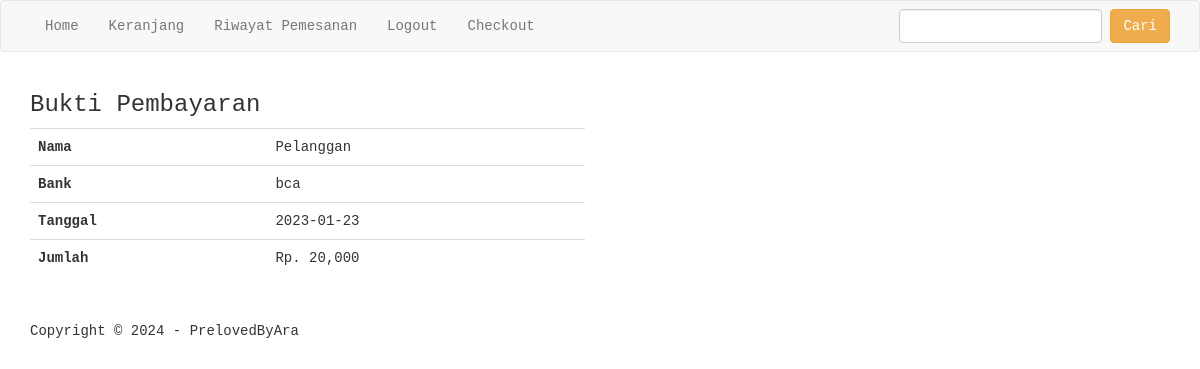
The page /lihat_pembayaran.php?id=27 (signed in) on the database its author committed.
### tables this page shows
CREATE TABLE `pembayaran` (
  `id_pembayaran` int(11) NOT NULL,
  `id_pembelian` int(11) NOT NULL,
  `nama` varchar(50) NOT NULL,
  `bank` varchar(15) NOT NULL,
  `jumlah` int(11) NOT NULL,
  `tanggal` date NOT NULL,
  `bukti` varchar(100) NOT NULL
);

CREATE TABLE `pemesanan` (
  `id_pembelian` int(11) NOT NULL,
  `id_pelanggan` int(11) NOT NULL,
  `id_ongkir` int(11) NOT NULL,
  `tanggal_pemesanan` date NOT NULL,
  `total_pemesanan` int(11) NOT NULL,
  `nama_kota` varchar(15) NOT NULL,
  `tarif` int(11) NOT NULL,
  `alamat_pengiriman` text NOT NULL,
  `status_pemesanan` varchar(50) NOT NULL DEFAULT 'pending'
);

### lihat_pembayaran.php (the view, shortened to what this page needs)
<?php
include 'koneksi.php';
$id_pembelian = $_GET["id"];
$ambil = $koneksi->query("SELECT * FROM pembayaran
	LEFT JOIN pemesanan ON pembayaran.id_pembelian=pemesanan.id_pembelian
	WHERE pemesanan.id_pembelian='$id_pembelian'");
$detbay = $ambil->fetch_assoc();
?>
<!DOCTYPE html>
<html>
<head>
	<link rel="stylesheet" href="admin/assets/css/bootstrap.css">
</head>
<body style="font-family: monospace;">
	<?php include 'menu.php'; ?>
	<div class="container">
		<h3>Bukti Pembayaran</h3>
		<div class="row">
			<div class="col-md-6">
				<table class="table">
					<tr>
						<th>Nama</th>
						<td><?php echo $detbay["nama"] ?></td>
					</tr>
					<tr>
						<th>Bank</th>
						<td><?php echo $detbay["bank"] ?></td>
					</tr>
					<tr>
						<th>Tanggal</th>
						<td><?php echo $detbay["tanggal_pemesanan"] ?></td>
					</tr>
					<tr>
						<th>Jumlah</th>
						<td>Rp. <?php echo number_format($detbay["jumlah"]) ?></td>
					</tr>
				</table>
			</div>
			<div class="col-md-6">
			</div>
		</div>
	</div>
<div class="footer" style="padding:25px 0">
	<div class="container">
		<small">Copyright &copy; 2024 - PrelovedByAra</small>
	</div>
</div>
</body>
</html>

### rows shown on the page
pembayaran: nama "Pelanggan", bank "bca", jumlah "20,000"
pemesanan: tanggal_pemesanan "2023-01-23"
